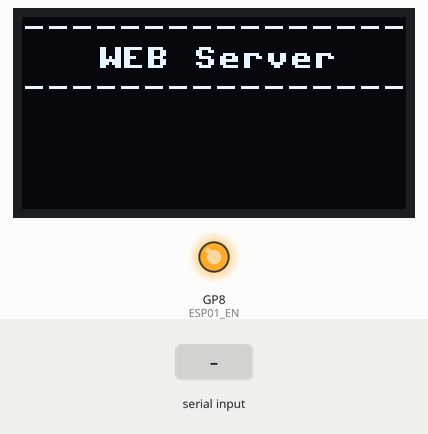
This program was run on a simulated Raspberry Pi Pico running MicroPython. Shown: 128×64 one-colour display, output pins drawn as LEDs (lit = HIGH). The inputs (shaded band) are chosen by the test bench. The modem accepts every AT command (registered, SIM ready, sends succeed) and sends nothing else; the modem answers ERROR to commands that open or use a data connection; values from a settings file that is not in the repository are placeholders; library files of the repository ran but are not shown: ssd1306.py; pins used as bus, display or sensor lines are not drawn; what the program prints to the serial console is not drawn.

Above: at 5.2 s.
At 21.2 s:
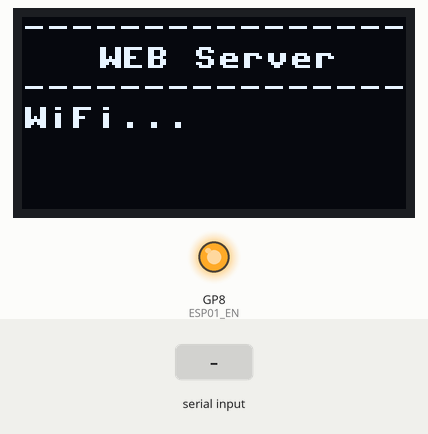
At 56.7 s:
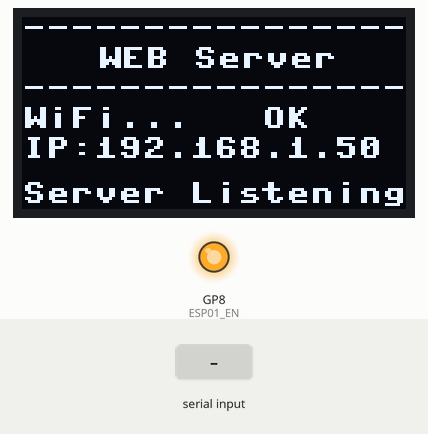
56.8 s: "1.0\n" received over the second serial link
58.3 s: "+IPD\n" received over the second serial link
Timing chart, 0 to 61.3 s (numbered marks = the images above; inputs shaded):
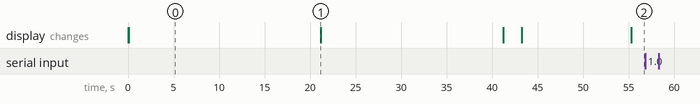

The program:

ESP01_WebServer.py
```python
#--------------------------------------------------------
#RetroPico
#
# Web server
#
#
#                                  JP Michon 05/2026
#--------------------------------------------------------
"""
NOTE:
Les modules ESP-01(S) Sont assez capricieux et instable causé par la sensibilité aux fluctuations du VCC.
L'ajout d'un condensateur de découplage entre le VCC et le GND règle souvent les problèmes.
Un condensateur electrolitique de 470uf 10V entre le VCC et le GND du module fait la job.
"""
# Identification de la version du PCB permettant la configuration adéquate certains IOs
RetroPico_PCB_REV = "1.1"


_Debugverbose = False
#-------------------------------------------------------

from machine import UART,Pin, I2C
import math
import utime
import time
import struct
from ssd1306 import SSD1306_I2C
from SECRET import _SSID, _WifiPWD
"""
Le fichier SECRET est dans le répertoire lib.
Il est constitué des deux lignes suivante:
_SSID = "SSID de votre réseau"
_WifiPWD = "Mot de passe du Wifi"
ceci permet de ne pas hardcoder le mot de passe dans le code.
"""
#
# Configuration des Ports pour le RetroPico 1.x
# Configure les ports en fonction de la revision du PCB
if RetroPico_PCB_REV=="1.0":
    # v1.0
    _I2C_SDA = 16 # définition de Data du I2C(0) (GP16)
    _I2C_SCL = 17 # définition de SCL du I2C(0) (GP17)

else:
    # v1.1
    _I2C_SDA = 12 # définition de Data du I2C(0) (GP12)
    _I2C_SCL = 13 # définition de SCL du I2C(0) (GP13)


# Configuration commune
_Led_System = 25 # définition du port  del systeme (GP25)
_ESP_EN = 8 # ESP01 Enable
_ESP_RST = 7 # ESP01 Reset
_Buzzer = 6 # définition du  buzzer (GP11)
_NeoPixel = 23 # définition du port NeoPixel (GP23)
_NeoPixel_nbr = 1 # nombre de neopixel sur le port
_EEPROM_ADDR = 0x50 # adresse du eeprom
_TX_Pin = 0 # Pin TX
_RX_Pin = 1 # Pin RX
_BAUDRATE = 115200 # Baud rate du UART
# --- CONFIGURATION Pour le time server ---
_NTPServer="pool.ntp.org"
#_NTPServer="time.google.com"
# ajustement du timezone en fonction de la localisation ou de l'heure d'ete
_TimeZone_Offset=4 #ajustement timezone GMT-4
#
#---------------------------------------------------------------------------
# Initialisation
i2c=I2C(0,sda=Pin(_I2C_SDA), scl=Pin(_I2C_SCL), freq=200000)
rtc = machine.RTC() # j'initialise le RTC interne du Pico

# Initialize UART on Pico pour le ESP
uart = UART(0, baudrate=_BAUDRATE, tx=Pin(_TX_Pin), rx=Pin(_RX_Pin))
#Initialisation des PINs pour le controle du ESP
ESP01_EN = Pin(_ESP_EN,Pin.OUT) # ESP01 Enable
ESP01_RST = Pin(_ESP_RST,Pin.OUT) # ESP01 Reset
# -----------------------------------
# Choisir le type de OLED
#
oled = SSD1306_I2C(128, 64, i2c)
#oled = SSD1306_I2C(128, 32, i2c)
#------------------------------------
#

def _init_esp01():
    #active le ESP01 en resettant le ESP01 et en activant la pin enable
    ESP01_RST.value(0)  # reset
    utime.sleep(2.0) # reset 1sec
    ESP01_RST.value(1)  # reset
    utime.sleep(3.0)
    ESP01_EN.value(1) # enable ESP01

def _Wait_ESP_Rsp(uart=uart, timeout=3000):
    prvMills = utime.ticks_ms()
    resp = b""
    while (utime.ticks_ms()-prvMills)<timeout:
        if uart.any():
            resp = b"".join([resp, uart.read(1)])
    try:
            return resp.decode()
    except UnicodeError:
            if _Debugverbose:
                print("Except!")
                #print(resp)

def _Print_AT_Firmware(uart=uart,timeout=3000):
    uart.write('AT+GMR\r\n')
    utime.sleep_ms(timeout)
    toto=_Wait_ESP_Rsp(uart, timeout)
    print("Version: "+ toto)

def _send_at(cmd, back='OK', timeout=3000):
    uart.write(cmd)
    if _Debugverbose:
        print("CMD: "+cmd)

    utime.sleep_ms(timeout)
    toto=_Wait_ESP_Rsp(uart, timeout)
    if _Debugverbose:
        print("test:",toto)
#---------------------------------------------------------------------
# code principale
#

oled.text('----------------', 0, 0)
oled.text('WEB Server', 25, 10)
oled.text('----------------', 0, 20)
oled.show()
_init_esp01() # initialisation du ESP
if _send_at('AT\r\n'):
    print("OK")

_Print_AT_Firmware()
_send_at('AT+CWMODE=1\r\n', timeout=2000)

oled.text("WiFi...", 0, 30)
oled.show()
print("Connexion au WiFi...")
if _send_at('AT+CWJAP="' + _SSID + '","' + _WifiPWD + '"\r\n',timeout=10000):
    print("Connecté !")
oled.text("OK", 80, 30)
oled.show()
# obtenir l'IP
uart.write('AT+CIFSR\r\n')
data = _Wait_ESP_Rsp(uart, timeout=2000)
print("IP:", data.split('"')[1])
oled.text('IP:'+data.split('"')[1], 0, 40)
oled.show()
print("MAC:", data.split('"')[-2])
print()
# demarre le webserver sur le port 80
print("Start Listening")
_send_at("AT+CIPMUX=1\r\n")
_send_at("AT+CIPSERVER=1,80\r\n")
print("loop")
oled.text("Server Listening", 0, 55)
oled.show()

while True:
    if uart.any() > 0:
        request = uart.read()
        print("Received:", request)

        # 1. Check using bytes
        if b"+IPD" in request:
            print("Incoming Web Request detected!")

            # 2. Extract ID using bytes, then decode just the ID
            try:
                conn_id = request.split(b"+IPD,")[1].split(b",")[0].decode('utf-8')
            except (IndexError, ValueError):
                conn_id = "0"

            # 3. Clean, predictable HTML string
            html = "HTTP/1.1 200 OK\r\nContent-Type: text/html\r\nConnection: close\r\n\r\n" \
                   "<!DOCTYPE html><html><body><h1>Hello from RetroPico!</h1></body></html>"

            # 4. Send length command
            _send_at(f"AT+CIPSEND={conn_id},{len(html)}\r\n")
            time.sleep(0.1)

            # 5. Send payload as bytes
            uart.write(html.encode('utf-8'))
            time.sleep(0.2)

            # 6. Close connection
            _send_at(f"AT+CIPCLOSE={conn_id}\r\n")
```

Measured:
- after the input at 56.8 s, every drawn part: stays the same
- after the input at 58.3 s, every drawn part: stays the same
- what the display in image 0 shows lasts 21.1 s, from 0.1 s to 21.2 s
- what the display in image 1 shows lasts 20.0 s, from 21.2 s to 41.2 s
